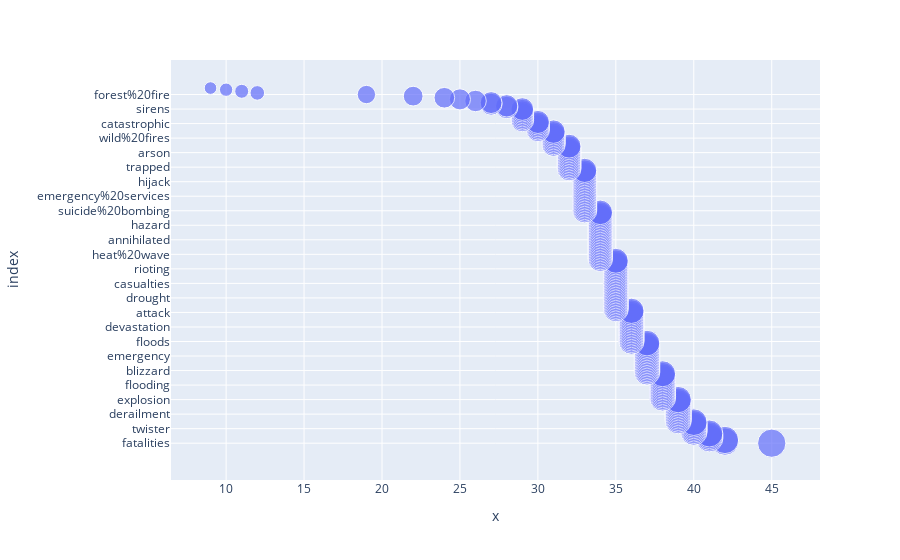

This figure's notebook cell:
### Code cell
feature_viz(train_df,'keyword')

### Figure 1 — Plotly figure (JSON) as saved in the notebook; plotly's stock layout.template omitted (floating-point values rounded to 4 significant figures; data arrays with more than 128 entries replaced by an {"elided": "..."} marker saying what was removed)
{"data": [{"hovertemplate": "x=%{x}<br>index=%{y}<br>size=%{marker.size}<extra></extra>", "legendgroup": "", "marker": {"color": "#636efa", "size": {"elided": "221 int values"}, "sizemode": "area", "sizeref": 0.1125, "symbol": "circle"}, "mode": "markers", "name": "", "orientation": "h", "showlegend": false, "type": "scatter", "x": {"elided": "221 int values"}, "xaxis": "x", "y": {"elided": "221 str values"}, "yaxis": "y"}], "layout": {"legend": {"itemsizing": "constant", "tracegroupgap": 0}, "margin": {"t": 60}, "xaxis": {"anchor": "y", "domain": [0, 1], "title": {"text": "x"}}, "yaxis": {"anchor": "x", "domain": [0, 1], "title": {"text": "index"}}}}
